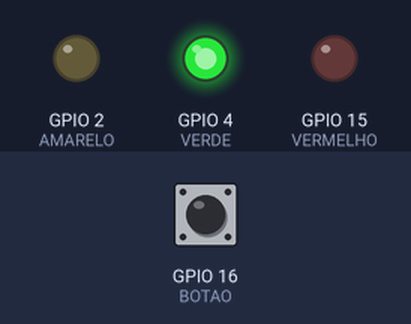
Bench run of a sketch on a simulated ESP32. On the bench: output pins drawn as LEDs (lit = HIGH). The test bench sets the inputs (shaded band); at power-on: GPIO 16 (BOTAO) HIGH.

Above: at 1.2 s.
1.3 s: GPIO 16 (BOTAO) pulled LOW for 0.15 s
At 2.4 s:
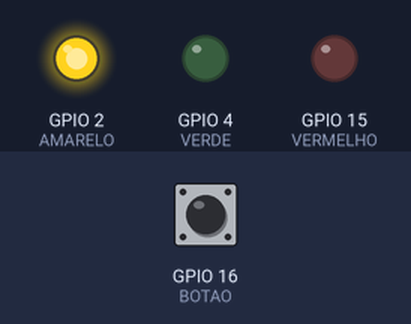
At 7.4 s:
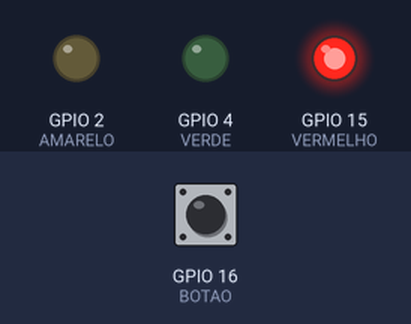
Timing chart, 0 to 12.8 s (numbered marks = the images above; inputs shaded):
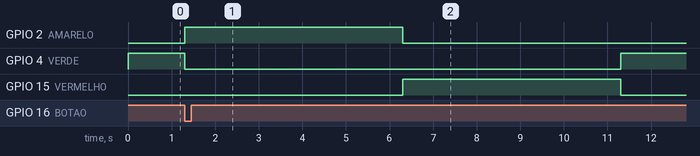

Measured:
- after the input at 1.3 s, GPIO 4 (VERDE): HIGH → LOW after 0.00 s instead of 3.7 s; GPIO 15 (VERMELHO): LOW → HIGH after 5.0 s instead of 8.7 s

The sketch:

ex4_semaforo_botao.ino
```cpp
#define VERMELHO 15
#define AMARELO  2
#define VERDE    4
#define BOTAO    16
TaskHandle_t semaforo;
// TASK 1 - CONTROLA O SEMÁFORO
void tarefaSemaforo(void *parametro) {

  int estado = 0;

  while (true) {
    // Apaga todas as cores
    digitalWrite(VERMELHO, LOW);
    digitalWrite(AMARELO, LOW);
    digitalWrite(VERDE, LOW);

    if (estado == 0) digitalWrite(VERDE, HIGH); // Acende a cor atual
    else if (estado == 1) digitalWrite(AMARELO, HIGH);
    else digitalWrite(VERMELHO, HIGH);

    // Espera: no máximo 5 segundos OU até receber uma notificação do botão
    ulTaskNotifyTake(
      pdTRUE,
      pdMS_TO_TICKS(5000)
    );

    estado++; // Passa para a próxima cor

    if (estado > 2) estado = 0;
  }
}


// TASK 2 - MONITORA O BOTÃO
void tarefaBotao(void *parametro) {

  while (true) {

    if (digitalRead(BOTAO) == LOW) {

      xTaskNotifyGive(semaforo); // Avisa a tarefa do semáforo

      // Evita vários cliques enquanto o botão continua pressionado
      while (digitalRead(BOTAO) == LOW) {
        vTaskDelay(pdMS_TO_TICKS(10));
      }
    }

    vTaskDelay(pdMS_TO_TICKS(10));
  }
}

void setup() {

  pinMode(VERMELHO, OUTPUT);
  pinMode(AMARELO, OUTPUT);
  pinMode(VERDE, OUTPUT);

  pinMode(BOTAO, INPUT_PULLUP);

  xTaskCreate(tarefaSemaforo,"Semaforo", 2048, NULL, 1, &semaforo);   // Cria a Task do semáforo
  xTaskCreate(tarefaBotao, "Botao", 2048, NULL, 1,NULL);   // Cria a Task do botão
}

// nao utiliza mas precisamos da estrutura para compilar no arduino ide!!
void loop() {
}
```
